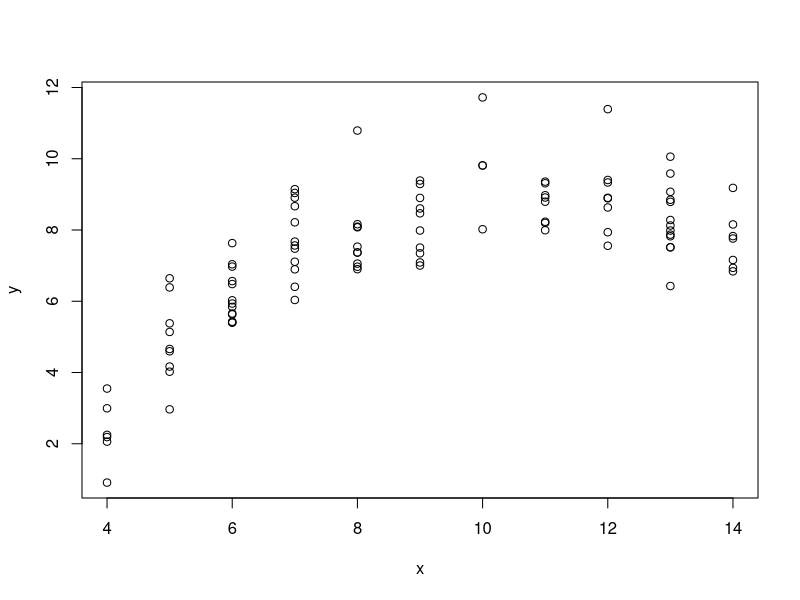

The R script that drew this image:
#### R_Demo_Simulation_Inference_2_Sample_Hold_out.R
##########################################################################
## INSTRUCTOR: Christopher Fariss
## COURSE NAME: Programming and Simulation Methods for Computational Social Science (2W)
## University of Essex Summer School 2024
##
## Date: 2024-07-22
##
## Please e-mail me if you find any errors or have and suggestions (either email is fine)
## e-mail: cjf0006@gmail.com
## e-mail: cjfariss@umich.edu
##########################################################################
##
## Goal: Improve the predictive power or predictive validity of a model
##
##########################################################################
## Introduction to tutorial:
##
## (1) Begin building towards and learning about cross-validation
## (NOTE: There is no "crossing" yet)
##
## For this R tutorial we will simulate a dataset and then randomly divide it into two subsets.
##
## We will fit a model using the observations from one of the subsets of data (training data).
##
## We will then use the model estimates to predict the value of the dependent variable for the remaining out-of-sample data subset (testing data).
##
##########################################################################


#set.seed(940)


## set number of observations for simulation
n <- 100

## simulation of variables (This model is one of Anscombe's quartets)
x <- sample(4:14,n,replace=TRUE)
table(x)
y <- -5.996 + 2.781*x -0.127*x^2 + rnorm(n,0,1)
#y <- -5.996 + 2.781*x -0.127*x^2 + rnorm(n,0,2)

## plot the simulated relationship
par(mfrow=c(1,1))
plot(x=x, y=y)

## create a subject/unit ID variable with one values for each unit
## here the indicator values takes on 2-Fold values {1,2}
folds <- sample(1:2, size=n, replace=TRUE)
table(folds)

folds <- sample(rep(1:2, n/2), size=n, replace=FALSE)
folds
table(folds)

## doesn't always yield 50/50 ratio of 1s and 2s
#folds <- sample(1:2, size=n, replace=TRUE)
#folds
#table(folds)

## create a data frame with the dependent variable, independent variable, and randomly created ID
dat <- data.frame(y, x, folds)

summary(dat)

head(dat)

## fit a linear model to the full dataset
model <- lm(y ~ x, data=dat)
summary(model)


## subset the full dataset into to subsets based on the ID variable
train <- subset(dat, folds==1)
test <- subset(dat, folds==2)

train <- dat[dat$folds==1,]
test <- dat[dat$folds==2,]

nrow(train)
nrow(test)


## Model 0: fit a linear model
fit <- lm(y ~ 1, data=train)
in_sample_rmse <- sqrt(mean((as.numeric(predict(fit))-train$y)^2))
in_sample_rmse

pred <- predict(fit, newdata=test)
rmse <- sqrt(mean((as.numeric(pred)-test$y)^2))
rmse

## prove something
mean(train$y)

y_simple <- c(1,2,3,4,5)
summary(lm(y_simple ~ 1))


## Model 1: fit a linear model
fit <- lm(y ~ x, data=train)
in_sample_rmse <- sqrt(mean((as.numeric(predict(fit))-train$y)^2))
in_sample_rmse

pred <- predict(fit, newdata=test)
rmse <- sqrt(mean((as.numeric(pred)-test$y)^2))
rmse

## this is what predict function is doing under the hood
y_hat <- fit$coefficients[1] + fit$coefficients[2] * test$x 

## Model 2: fit a linear model with a squared term
fit <- lm(y ~ x + I(x^2), data=train)
in_sample_rmse <- sqrt(mean((as.numeric(predict(fit))-train$y)^2))
in_sample_rmse

pred <- predict(fit, newdata=test)
rmse <- sqrt(mean((as.numeric(pred)-test$y)^2))
rmse


## Model 3: fit a linear model with a squared term and a cubic term
fit <- lm(y ~ x + I(x^2) + I(x^3), data=train)
in_sample_rmse <- sqrt(mean((as.numeric(predict(fit))-train$y)^2))
in_sample_rmse

pred <- predict(fit, newdata=test)
rmse <- sqrt(mean((as.numeric(pred)-test$y)^2))
rmse


## Model 4: fit a linear model with a squared term and a cubic term and a 4th order term
fit <- lm(y ~ x + I(x^2) + I(x^3) + I(x^4), data=train)
in_sample_rmse <- sqrt(mean((as.numeric(predict(fit))-train$y)^2))
in_sample_rmse

pred <- predict(fit, newdata=test)
rmse <- sqrt(mean((as.numeric(pred)-test$y)^2))
rmse




